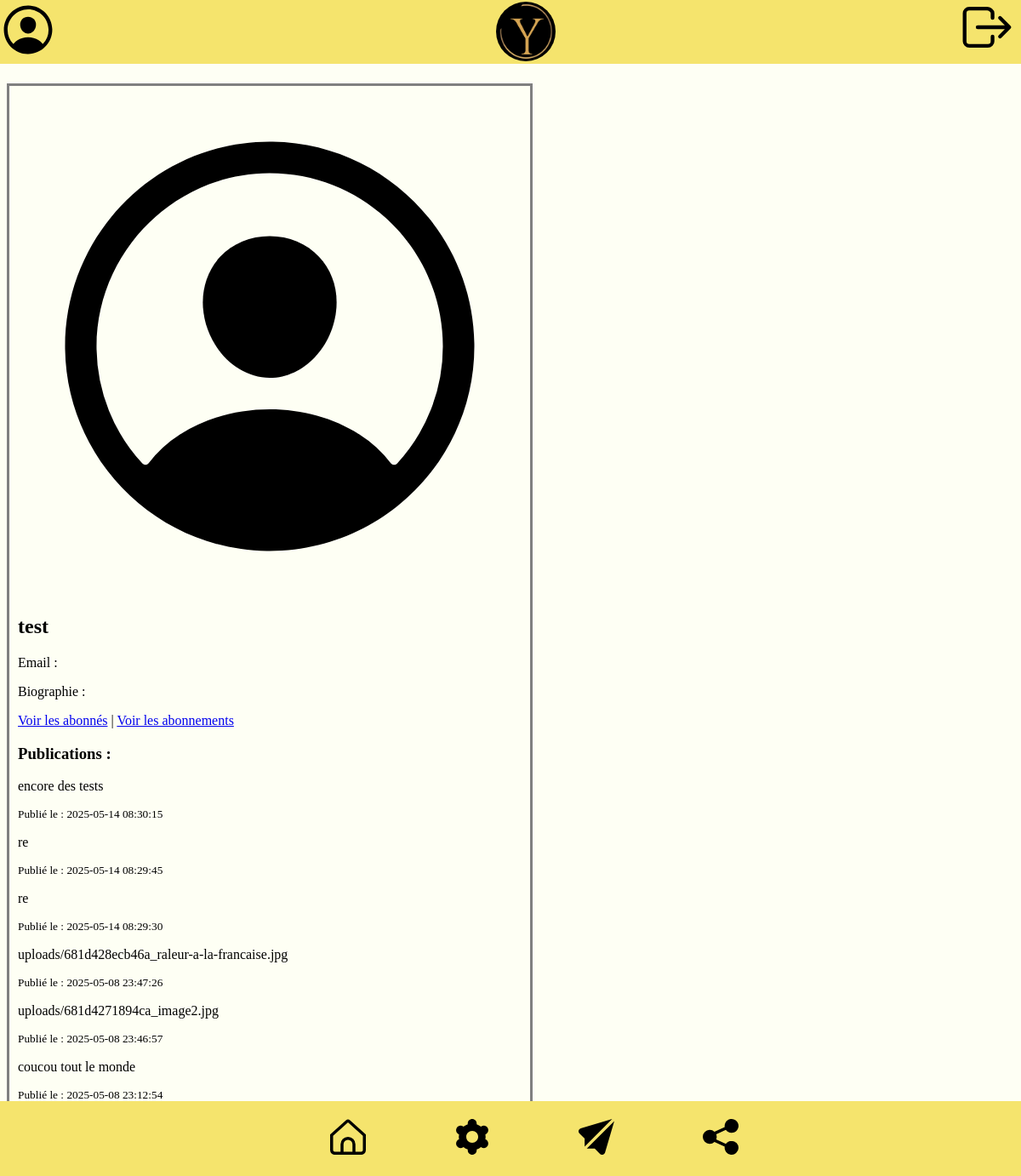
Screenshot of /profile.php (signed in) with the database file from the repository.
### tables this page shows
CREATE TABLE "users" (
	"id"	INTEGER,
	"nom"	TEXT NOT NULL UNIQUE,
	"email"	INTEGER NOT NULL UNIQUE,
	"mot_de_passe"	TEXT NOT NULL,
	"photo"	BLOB,
	"bio"	TEXT,
	"statut"	INTEGER NOT NULL,
	UNIQUE("email"),
	PRIMARY KEY("id" AUTOINCREMENT),
	UNIQUE("nom")
);

CREATE TABLE "posts" (
	"id"	INTEGER,
	"user_id"	INTEGER,
	"contenu"	TEXT,
	"date"	TEXT,
	PRIMARY KEY("id" AUTOINCREMENT),
	CONSTRAINT "fk_user_id_posts" FOREIGN KEY("user_id") REFERENCES "users"("id")
);

### sql/recup_info_profile.php (called while the page is built, shortened)
<?php
$pdo = connexion('Y_database.db');
$user_id = $_GET['user_id'] ?? $id;
try {
    $stmt = $pdo->prepare('SELECT nom, email, bio FROM users WHERE id = :user_id');
    $stmt->bindParam(':user_id', $user_id);
    $stmt->execute();
    $user = $stmt->fetch(PDO::FETCH_ASSOC);
    if ($user) {
        $nom = $user['nom'];
    }
} catch (PDOException $e) {
    echo "<p>Erreur lors de la récupération des informations utilisateur.</p>";
}
?>

### profile.php (the view, shortened to what this page needs)
<?php
$id = $_SESSION['id'] ?? null;
include("sql/recup_info_profile.php");
?>
<?php
include("includes/head.php");
?>
<?php
if (!isset($id)) {
    NoConnect();
} else {
?>
<div class="contenu">
    <div class="profile">
        <img src="images/person-circle-outline.svg" alt="Profile" class="profile_img">
        <h2><?php echo htmlspecialchars($nom); ?></h2>
        <p>Email : <?php echo htmlspecialchars($email); ?></p>
        <p>Biographie : <?php echo htmlspecialchars($bio); ?></p>
        <div class="links">
            <a href="followers.php?user_id=<?php echo $user_id; ?>">Voir les abonnés</a>
            |
            <a href="following.php?user_id=<?php echo $user_id; ?>">Voir les abonnements</a>
        </div>
        <h3>Publications :</h3>
        <div class="posts">
        <?php
        include("sql/recup_publications.php");
        ?>
        </div>
    </div>
</div>
<?php
}
?>
<?php
include("includes/footer.php");
?>

### sql/recup_publications.php
<?php
try {
    $stmt = $pdo->prepare('SELECT id, contenu, date FROM posts WHERE user_id = :user_id ORDER BY date DESC');
    $stmt->bindParam(':user_id', $user_id);
    $stmt->execute();
    while ($post = $stmt->fetch(PDO::FETCH_ASSOC)) {
        echo "<div class='post_item'>";
        echo "<p>" . htmlspecialchars($post['contenu']) . "</p>";
        echo "<small>Publié le : " . htmlspecialchars($post['date']) . "</small>";
        echo "</div>";
    }
} catch (PDOException $e) {
    echo "<p>Erreur lors de la récupération des publications.</p>";
}
?>

### style.css (style rules this page uses)
body { background-color:#FEFFF4; }
.contenu { display:flex; }
.profile { padding : 10px; border:solid; border-color:gray; flex:20; max-width:50%; }

### rows the page displays
users: nom "test"
posts: contenu "encore des tests", date "2025-05-14 08:30:15"
posts: contenu "re", date "2025-05-14 08:29:45"
posts: contenu "re", date "2025-05-14 08:29:30"
posts: contenu "uploads/681d428ecb46a_raleur-a-la-francaise.jpg", date "2025-05-08 23:47:26"
posts: contenu "uploads/681d4271894ca_image2.jpg", date "2025-05-08 23:46:57"
posts: contenu "coucou tout le monde", date "2025-05-08 23:12:54"
